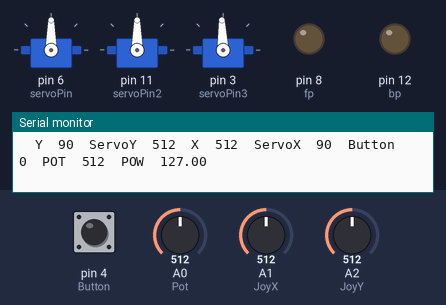
A sketch run on a simulated Arduino Uno, built with avr-gcc and run on an emulated ATmega328P. Shown: 3 × servo, output pins drawn as LEDs (lit = HIGH), the last lines printed to the serial monitor. The test bench sets the inputs (shaded band); at power-on: A1 (JoyX) = 512, A2 (JoyY) = 512, pin 4 (Button) LOW, A0 (Pot) = 512.

Above: at 1.2 s.
1.3 s: A1 (JoyX) set to 110
At 2.4 s:
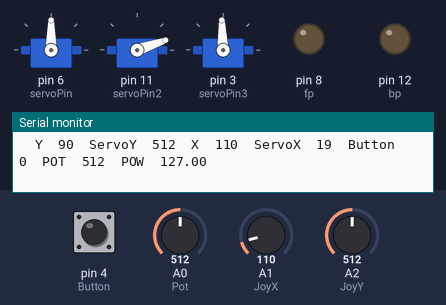
2.8 s: A1 (JoyX) set to 88
At 3.6 s:
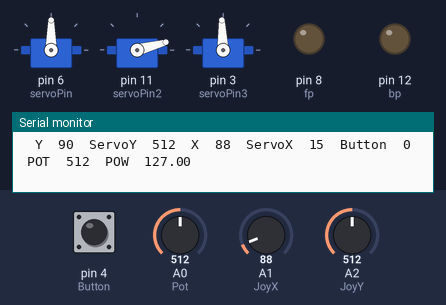
5.8 s: A2 (JoyY) set to 560
At 7.0 s:
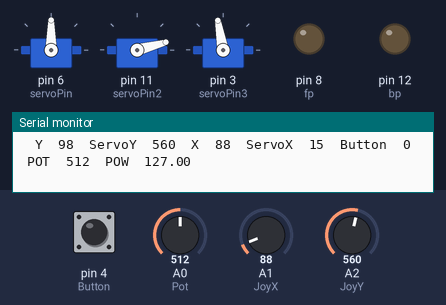
7.3 s: A2 (JoyY) set to 579
At 8.6 s:
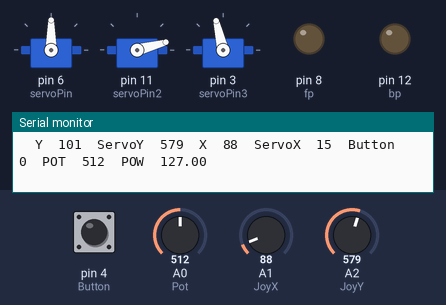
10.3 s: pin 4 (Button) pulled HIGH for 0.15 s
At 10.7 s:
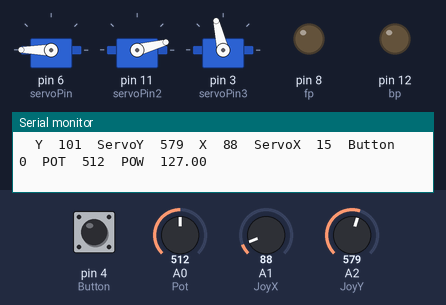
12.3 s: A0 (Pot) set to 531
At 13.6 s:
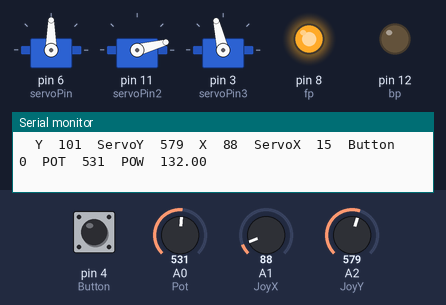
Timing chart, 0 to 14.9 s (numbered marks = the images above; inputs shaded):
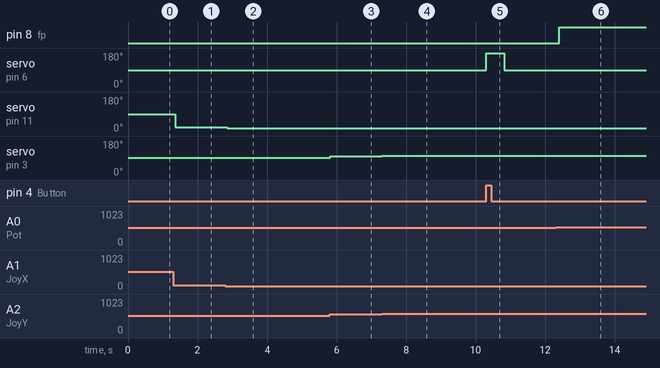

The sketch:

Turret.ino
```cpp
#include<Servo.h>

Servo Servo1;
Servo Servo2;
Servo Servo3;

int servoPin = 6;
int servoPin2 = 11;
int servoPin3 = 3;
const int fp = 8;
const int bp = 12;
const int delayT = 200;
const int Pot = A0;
const int Button = 4;
const int JoyX = A1;
const int JoyY = A2;


void setup(){
  pinMode(fp, OUTPUT);
  pinMode(bp, OUTPUT);
  pinMode(Button, INPUT);
  Servo1.attach(servoPin);
  Servo2.attach(servoPin2);
  Servo3.attach(servoPin3);
  Serial.begin(9600);
}

void loop (){

  //Servo X
  int JX = analogRead(JoyX);
  int X = map(JX, 0, 1023, 0, 180);
  Servo2.write(X);

  //Servo Y
  int JY = analogRead(JoyY);
  int Y = map(JY, 0, 1023, 0, 180);
  Servo3.write(Y+2); // Had to add to and account for the slight bit of variation there is when converting

  const int P = analogRead(Pot);
  int PB = digitalRead(Button);
  float Turn = map(P, 0, 1023, 0, 255);

  if (PB == HIGH){ //How the push Servo moves
  Servo1.write(180); //Moves 20 degrees above the middle point which is 90
  delay(500);


 }
 else {
  Servo1.write(90);
 }

  Serial.print("  Y  ");
  Serial.print(Y);
  Serial.print("  ServoY  ");
  Serial.print(JY);
  Serial.print("  X  ");
  Serial.print(JX);
  Serial.print("  ServoX  ");
  Serial.print(X);
  Serial.print("  Button  ");
  Serial.print(PB);
  Serial.print("  POT  ");
  Serial.print(P);
  Serial.print("  POW  ");
  Serial.println(Turn);

  analogWrite(fp, Turn);

}
```

Measured:
- the behaviour switches between 513 and 514 on A0 (Pot) (found by bisection; images 5 and 6)
- after the input at 1.3 s, servo on pin 11 (servoPin2): 90° → 19° after 0.06 s
- after the input at 2.8 s, servo on pin 11 (servoPin2): 19° → 15° after 0.06 s
- after the input at 5.8 s, servo on pin 3 (servoPin3): 92° → 100° at once
- after the input at 7.3 s, servo on pin 3 (servoPin3): 100° → 103° at once
- after the input at 10.3 s, servo on pin 6 (servoPin): 90° → 180° at once, → 90° 0.51 s later
- after the input at 12.3 s, pin 8 (fp): LOW → HIGH after 0.10 s
